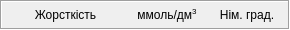
   <widget class="QFrame" name="frame_12">
    <property name="geometry">
     <rect>
      <x>500</x>
      <y>10</y>
      <width>290</width>
      <height>30</height>
     </rect>
    </property>
    <property name="frameShape">
     <enum>QFrame::Box</enum>
    </property>
    <property name="frameShadow">
     <enum>QFrame::Sunken</enum>
    </property>
    <widget class="QLabel" name="label_290">
     <property name="geometry">
      <rect>
       <x>0</x>
       <y>5</y>
       <width>131</width>
       <height>20</height>
      </rect>
     </property>
     <property name="text">
      <string>Жорсткість</string>
     </property>
     <property name="alignment">
      <set>Qt::AlignCenter</set>
     </property>
    </widget>
    <widget class="QLabel" name="label_291">
     <property name="geometry">
      <rect>
       <x>132</x>
       <y>5</y>
       <width>70</width>
       <height>20</height>
      </rect>
     </property>
     <property name="text">
      <string>&lt;html&gt;&lt;head/&gt;&lt;body&gt;&lt;p&gt;ммоль/дм&lt;span style=&quot; vertical-align:super;&quot;&gt;3&lt;/span&gt;&lt;/p&gt;&lt;/body&gt;&lt;/html&gt;</string>
     </property>
     <property name="alignment">
      <set>Qt::AlignCenter</set>
     </property>
    </widget>
    <widget class="QLabel" name="label_292">
     <property name="geometry">
      <rect>
       <x>212</x>
       <y>5</y>
       <width>70</width>
       <height>20</height>
      </rect>
     </property>
     <property name="text">
      <string>Нім. град.</string>
     </property>
     <property name="alignment">
      <set>Qt::AlignCenter</set>
     </property>
    </widget>
   </widget>
